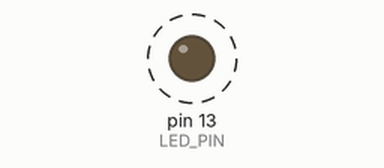
This sketch was run on a simulated Arduino Uno, built with avr-gcc and run on an emulated ATmega328P. Parts: output pins drawn as LEDs (lit = HIGH). Dashed ring = blinking.

Above: at 0.5 s.
Timing chart, 0 to 4.6 s (numbered marks = the images above):
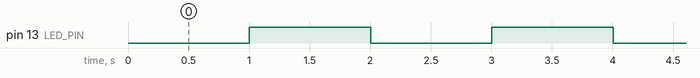

The sketch:

blink_without_delay.ino
```cpp
/* Blink without Delay

   Turns on and off a light emitting diode(LED) connected to a digital
   pin, without using the delay() function.  This means that other code
   can run at the same time without being interrupted by the LED code.

   The circuit:
 * LED attached from pin 13 to ground.
 * Note: on most Arduinos, there is already an LED on the board
 that's attached to pin 13, so no hardware is needed for this example.


 created 2005
 by David A. Mellis
 modified 8 Feb 2010
 by Paul Stoffregen

http://www.arduino.cc/en/Tutorial/BlinkWithoutDelay
 */

const unsigned int LED_PIN =  13;

// Variables will change:
int ledState = LOW;             // ledState used to set the LED
long previousMillis = 0;        // will store last time LED was updated

// the follow variables is a long because the time, measured in miliseconds,
// will quickly become a bigger number than can be stored in an int.
long interval = 1000;           // interval at which to blink (milliseconds)

void setup() {
    // set the digital pin as output:
    pinMode(LED_PIN, OUTPUT);
}

void loop()
{
    // here is where you'd put code that needs to be running all the time.

    // check to see if it's time to blink the LED; that is, if the
    // difference between the current time and last time you blinked
    // the LED is bigger than the interval at which you want to
    // blink the LED.
    unsigned long currentMillis = millis();

    if(currentMillis - previousMillis > interval) {
        // save the last time you blinked the LED
        previousMillis = currentMillis;

        // if the LED is off turn it on and vice-versa:
        if (ledState == LOW)
            ledState = HIGH;
        else
            ledState = LOW;

        // set the LED with the ledState of the variable:
        digitalWrite(LED_PIN, ledState);
    }
}
```

Measured:
- by itself, pin 13 (LED_PIN): alternates HIGH for 1.0 s and LOW for 1.0 s
